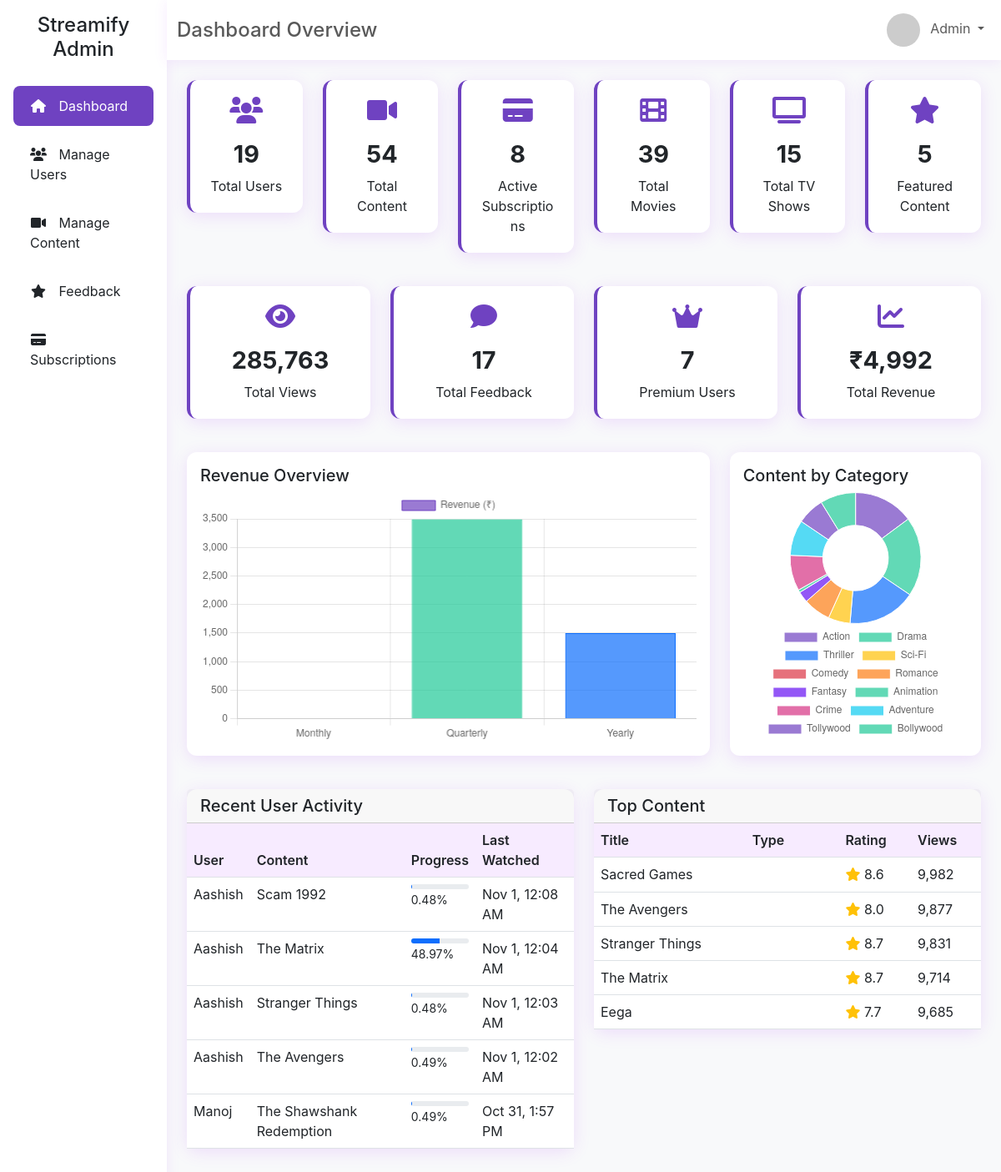
The app's page /Admin/index.php, older data.
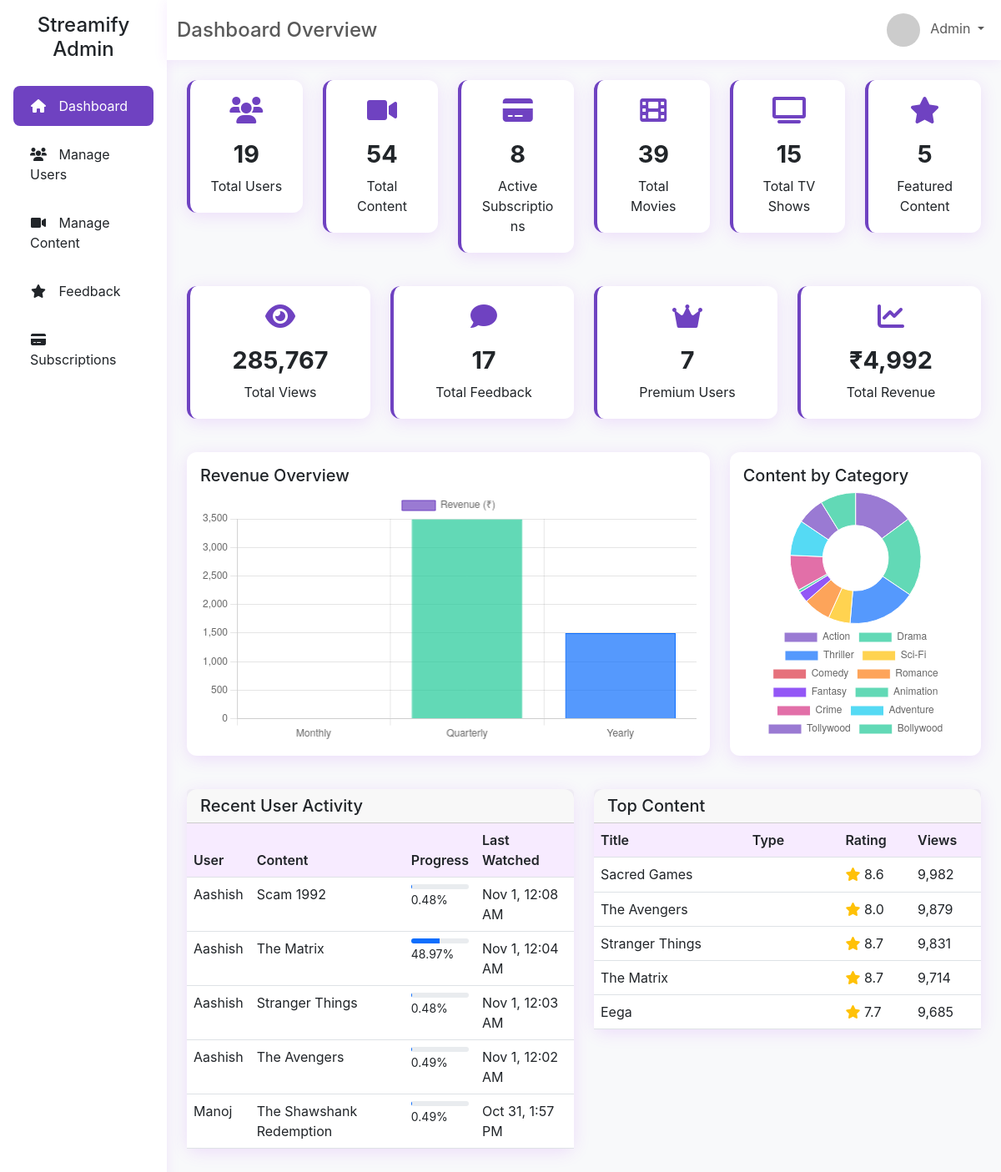
The same page, newer data.
### tables this page shows
CREATE TABLE IF NOT EXISTS `content` (
  `content_id` int(11) NOT NULL AUTO_INCREMENT,
  `title` varchar(100) NOT NULL,
  `description` text DEFAULT NULL,
  `content_type` enum('movie','tv_show') NOT NULL,
  `release_year` int(11) NOT NULL,
  `thumbnail_url` varchar(255) DEFAULT NULL,
  `banner_url` varchar(255) DEFAULT NULL,
  `rating` decimal(3,1) DEFAULT NULL,
  `created_at` timestamp NOT NULL DEFAULT current_timestamp(),
  `video_path` varchar(255) DEFAULT NULL,
  `featured` tinyint(1) DEFAULT 0,
  `is_premium` tinyint(1) DEFAULT 0,
  `views` int(10) UNSIGNED NOT NULL DEFAULT 0,
  `duration` int(11) DEFAULT NULL,
  `schedule_date` datetime DEFAULT NULL,
  `is_scheduled` tinyint(1) DEFAULT 0,
  PRIMARY KEY (`content_id`),
  KEY `idx_scheduled_release` (`is_scheduled`,`schedule_date`)
);

### Admin/index.php (the view, shortened to what the changed rows need)
<!DOCTYPE html>
<html lang="en">
<head>
    <link href="https://cdn.jsdelivr.net/npm/bootstrap@5.3.0-alpha1/dist/css/bootstrap.min.css" rel="stylesheet">
    <link rel="stylesheet" href="https://cdnjs.cloudflare.com/ajax/libs/font-awesome/6.0.0/css/all.min.css">
</head>
<body>
    <?php
    $conn = new mysqli('localhost', 'root', '', 'Streamify');
    $total_views = $conn->query("SELECT SUM(views) as total FROM content")->fetch_assoc()['total'];
    ?>
    <div class="container-fluid">
        <div class="row">
            <div class="col-md-9 col-lg-10 ml-auto p-0">
                <div class="p-4">
                    <div class="row mb-4">
                        <div class="col-md-3 mb-3">
                            <div class="card stats-card">
                                <i class="fas fa-eye"></i>
                                <div class="number"><?php echo number_format($total_views); ?></div>
                                <div>Total Views</div>
                            </div>
                        </div>
                    </div>
                    <div class="row">
                        <div class="col-md-6 mb-3">
                            <div class="card">
                                <div class="card-body p-0">
                                    <div class="table-responsive">
                                        <table class="table table-hover mb-0">
                                            <thead>
                                                <tr>
                                                    <th>User</th>
                                                    <th>Content</th>
                                                    <th>Progress</th>
                                                    <th>Last Watched</th>
                                                </tr>
                                            </thead>
                                        </table>
                                    </div>
                                </div>
                            </div>
                        </div>
                        <div class="col-md-6 mb-3">
                            <div class="card">
                                <div class="card-body p-0">
                                    <div class="table-responsive">
                                        <table class="table table-hover mb-0">
                                            <thead>
                                                <tr>
                                                    <th>Title</th>
                                                    <th>Type</th>
                                                    <th>Rating</th>
                                                    <th>Views</th>
                                                </tr>
                                            </thead>
                                            <tbody>
                                                <?php
                                                $top_content_query = "SELECT title, content_type, rating, views FROM content ORDER BY views DESC LIMIT 5";
                                                $top_content_result = $conn->query($top_content_query);
                                                while($content = $top_content_result->fetch_assoc()):
                                                ?>
                                                <tr>
                                                    <td><?php echo $content['title']; ?></td>
                                                    <td>
                                                        <span class="badge <?php echo $content['content_type'] == 'movie' ? 'badge-movie' : 'badge-tv-show'; ?>">
                                                        </span>
                                                    </td>
                                                    <td>
                                                        <i class="fas fa-star text-warning"></i> <?php echo $content['rating']; ?>
                                                    </td>
                                                    <td><?php echo number_format($content['views']); ?></td>
                                                </tr>
                                                <?php endwhile; ?>
                                            </tbody>
                                        </table>
                                    </div>
                                </div>
                            </div>
                        </div>
                    </div>
                </div>
            </div>
        </div>
    </div>
</body>
</html>

Row changes from the older to the newer data that the page shows:
changed content "The Avengers": views "9,877" → "9,879"
Text that changed along with them:
$total_views: "285,763" → "285,767"
